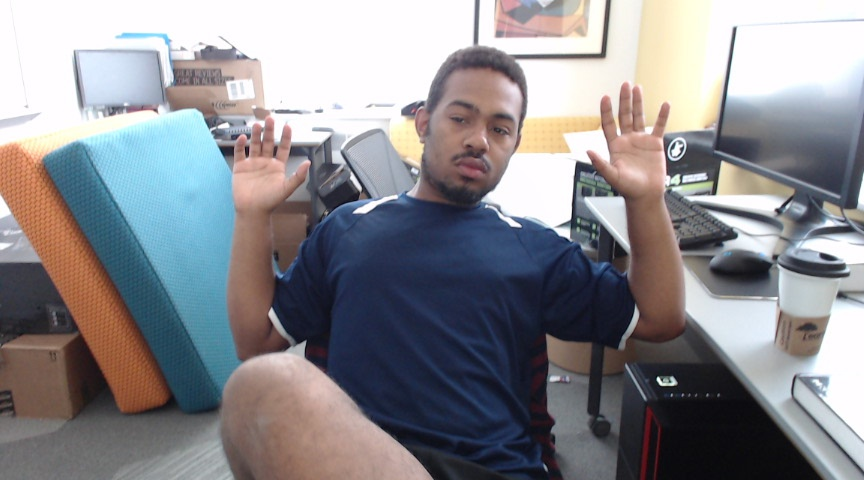
#> input picture convex/1/working/test.jpg, 864 x 480 px
$ python -i motion_tracker.py   (imports and definitions only)   (older library calls are emulated)
#> lines starting #> are read from the running program, lines starting #| are printed output that depends on the picture
#> further down, picture is the input picture: shape (480, 864, 3); mean B, G, R 142.5, 138, 138.9
import cv2
import numpy as np
import matplotlib.pyplot as plot
mog2 = cv2.createBackgroundSubtractorMOG2(detectShadows=False) # can also custom make this
k = cv2.getStructuringElement(cv2.MORPH_ELLIPSE,(3,3))

#def init(): # may want this for other files?

def updateBGSub(f):
    return mog2.apply(f, learningRate=1)
#> returned value: shape (480, 864); every value is 255

def getRoI(frame,minArea=2500.0,verbose=False):
    fm2 = updateBGSub(frame)
    fm2 = cleanUp(fm2)
    _, cns, _ = cv2.findContours(fm2.copy(), cv2.RETR_EXTERNAL, cv2.CHAIN_APPROX_SIMPLE)
#> cns = [[[0, 0], [0, 479], [863, 479], [863, 0]]]
    # this cannibalizes fm2 (or whatever is put there)
    ma = minArea # min area
    mc = np.array([])
    for c in cns:
        a = cv2.contourArea(c)
        if a >= ma:
            mc = c
            ma = a
#> this loop made 1 pass
#> (a, mc, ma) on pass 1: (413377, [[0, 0], [0, 479], [863, 479], [863, 0]], 413377)
#> after the loop, ma = 413377
    if mc.size == 0:
        return RoI((),None)
    (x, y, w, h) = cv2.boundingRect(mc)
#> x = 0; y = 0; w = 864; h = 480
    r1 = fm2[y:y+h,x:x+w]
    cv2.imshow("LOok here", r1)
    r2 = frame[y:y+h,x:x+w]
    r2 = cv2.cvtColor(r2,cv2.COLOR_BGR2HSV)
#> r2: shape (480, 864, 3); mean H, S, V 90.5, 59.8, 154.5
    hues = np.zeros(180)
    for ty in range(h):
        for tx in range(w):
            if r1[ty,tx] == 255:
                #print r2[ty,tx]
                hues[r2[ty,tx,0]]+=1
    #print hues
    print
    hist,_ = np.histogram(hues,180,[0,179])
    plot.hist(hist,bins='auto')
    plot.show()
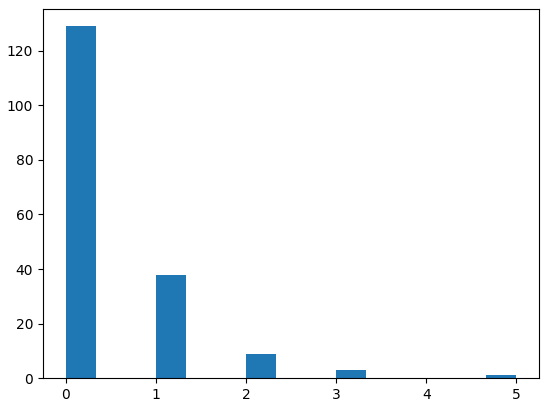
#> figure drawn by matplotlib, 1 panel; tallest bar 129 high, from x = -2.78e-17 to 0.333


    # [38 lines of commented-out code are left out]
    if verbose:
        cv2.rectangle(frame, (x, y), (x + w, y + h), (0, 255, 0), 2)
    return RoI((x,y,w,h),[0,0,0])

def cleanUp(f):
    f = cv2.morphologyEx(f, cv2.MORPH_CLOSE, k)
    return f

class RoI(): # is this needed? ## for organization?
    def __init__(self,t,a):
        if t == ():
            self.null = True #shouldn't be needed
        else:
            self.null = False
            self.x = t[0]
            self.y = t[1]
            self.w = t[2]
            self.h = t[3]
            self.hsv_color = a
    def exists(self):
        return not self.null
    def getX(self):
        return self.x
    def getY(self):
        return self.y
    def getWidth(self):
        return self.w
    def getHeight(self):
        return self.h
    def getTrackingColor(self):
        return self.hsv_color
    def getFromImg(self,im):
        return im[self.y:self.y+self.h,self.x:self.x+self.w]
    def getRelativePoint(self,pt):
        return (pt[0]+self.x,pt[1]+self.y)
    def getPoint(self):
        return (self.x,self.y)

>>> import cv2
>>> picture = cv2.imread('test.jpg')
>>> result = getRoI(picture)

$ run again, on convex/1/working/left.jpg
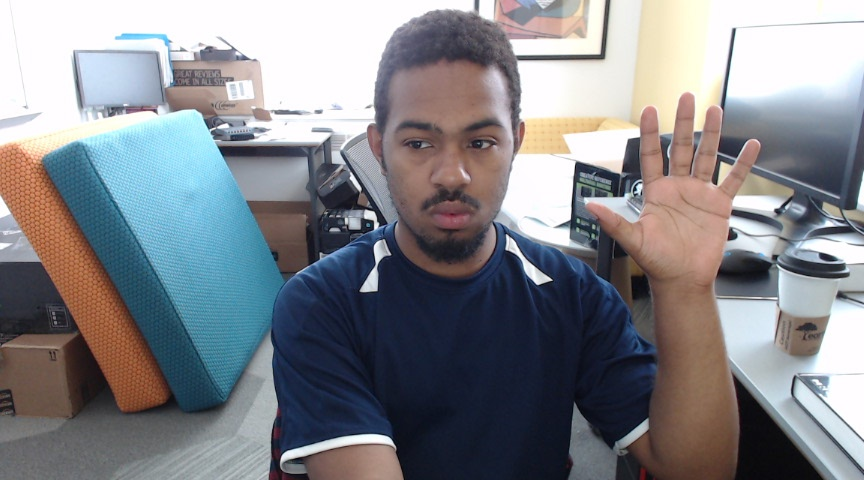
#> input picture convex/1/working/left.jpg, 864 x 480 px
#> picture is the input picture: shape (480, 864, 3); mean B, G, R 138.1, 133, 131.7
#> cns = [[[0, 0], [0, 479], [863, 479], [863, 0]]]
#> the loop in getRoI, `for c in cns:` made 1 pass
#> (a, mc, ma) on pass 1: (413377, [[0, 0], [0, 479], [863, 479], [863, 0]], 413377)
#> after the loop in getRoI, `for c in cns:`: ma = 413377
#> x = 0; w = 864; h = 480
#> r2: shape (480, 864, 3); mean H, S, V 89.7, 68.6, 149.8
#> in getRoI, `plot.show()`:
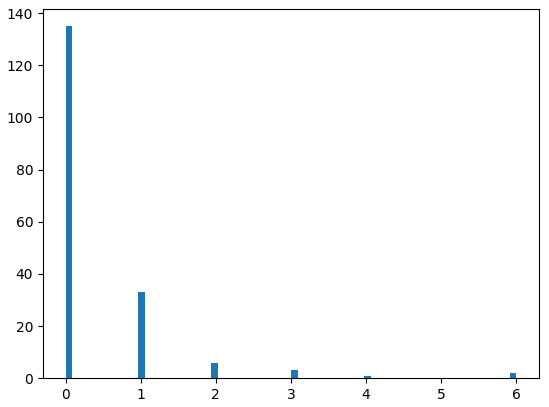
#> figure drawn by matplotlib, 1 panel; tallest bar 135 high, from x = 6.94e-18 to 0.0882

$ run again, on convex/1/working/right.jpg
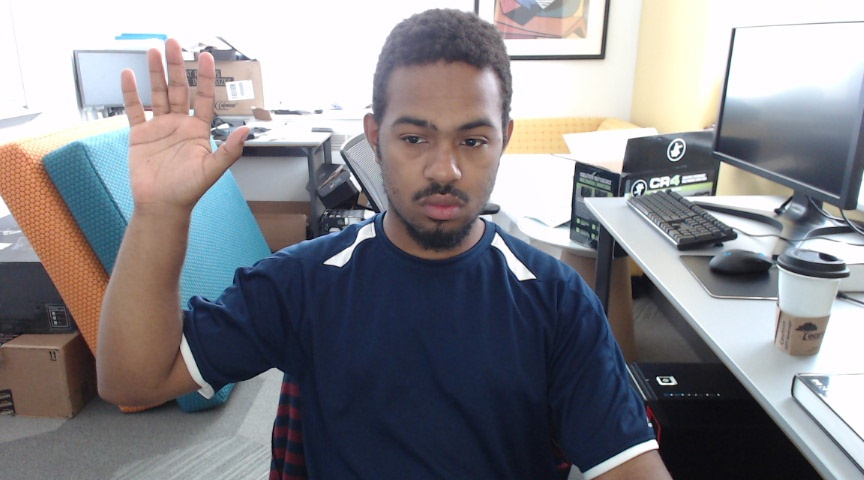
#> input picture convex/1/working/right.jpg, 864 x 480 px
#> picture is the input picture: shape (480, 864, 3); mean B, G, R 138.6, 133.7, 134.8
#> cns = [[[0, 0], [0, 479], [863, 479], [863, 0]]]
#> the loop in getRoI, `for c in cns:` made 1 pass
#> (a, mc, ma) on pass 1: (413377, [[0, 0], [0, 479], [863, 479], [863, 0]], 413377)
#> after the loop in getRoI, `for c in cns:`: ma = 413377
#> x = 0; w = 864; h = 480
#> r2: shape (480, 864, 3); mean H, S, V 93, 61.3, 149
#> in getRoI, `plot.show()`:
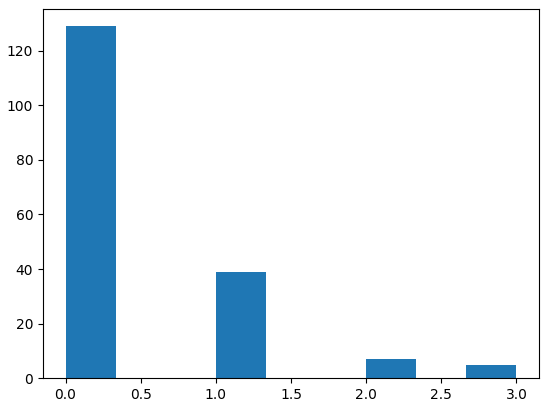
#> figure drawn by matplotlib, 1 panel; tallest bar 129 high, from x = -2.78e-17 to 0.333
